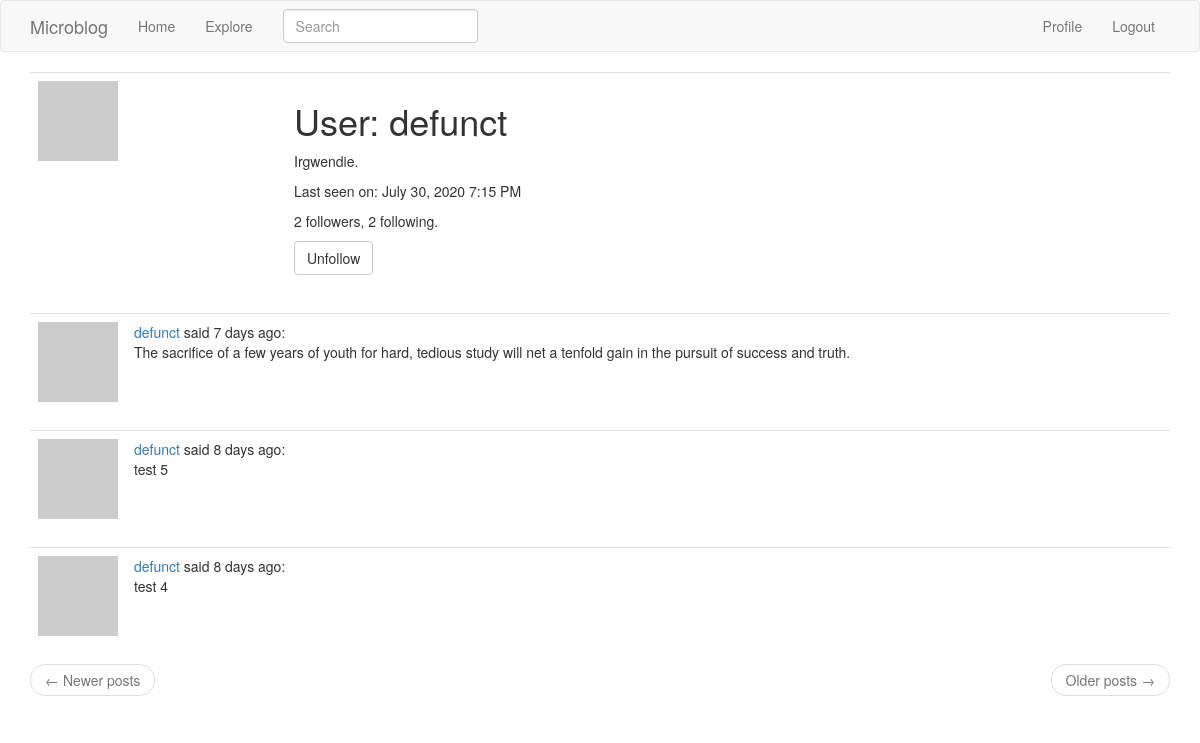
The page /user/defunct (signed in) on the database as committed earlier.
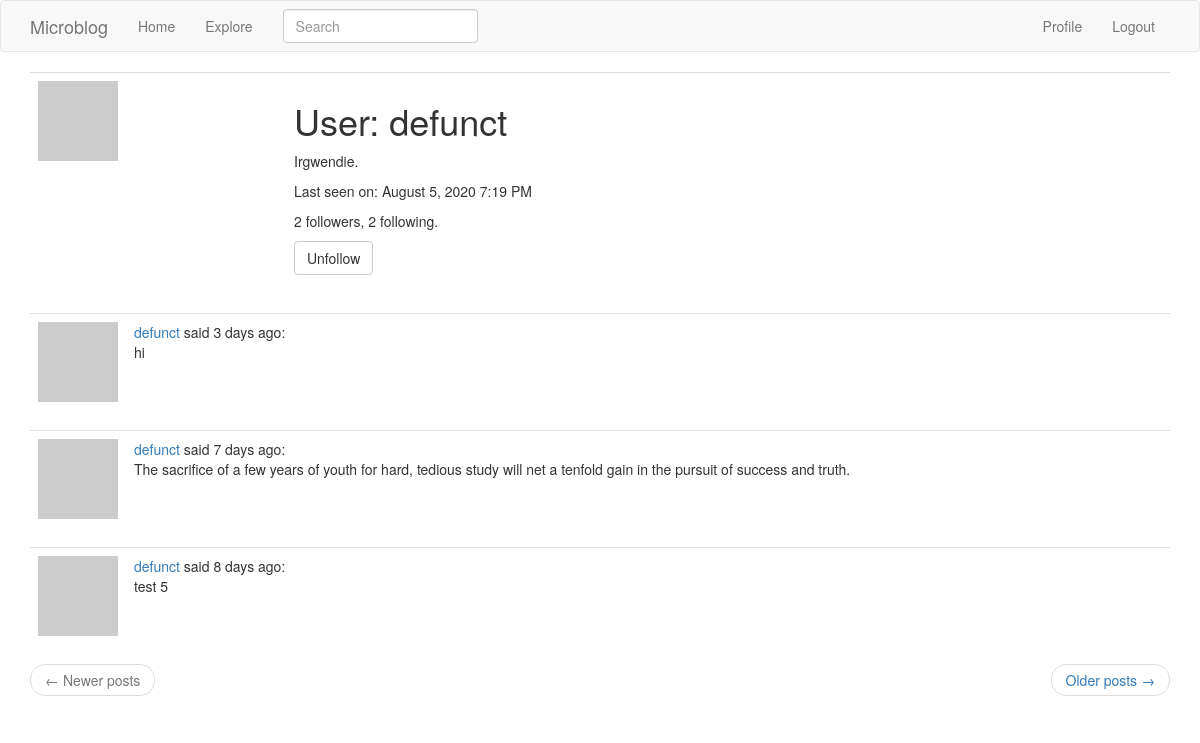
The same page on the database as committed later.
### app/models.py (models this page shows, shortened)
class User(UserMixin, db.Model):  # User class inherits from db.Model, base class for all models from SQLAlchemy. Also inherits UserMixin to implement login
    id = db.Column(db.Integer, primary_key=True)
    username = db.Column(db.String(64), index=True, unique=True)
    email = db.Column(db.String(120), index=True, unique=True)
    password_hash = db.Column(db.String(128), unique=True)
    posts = db.relationship('Post', backref='author', lazy='dynamic')  # sets relationship between users and posts, allows for queries like user.posts
    about_me = db.Column(db.String(140))
    last_seen = db.Column(db.DateTime, default=datetime.utcnow)
    followed = db.relationship(  # sets up querying what following relationships
        'User', secondary=followers,  # secondary is association table
        primaryjoin=(followers.c.follower_id == id),  # primaryjoin links follower user and association table
        secondaryjoin=(followers.c.followed_id == id),  # secondaryjoin links followed user and association table
        backref = db.backref('followers', lazy='dynamic'), lazy='dynamic')  # backref defines how followed entity will access their followers
    def is_following(self, user):
        return self.followed.filter(followers.c.followed_id == user.id).count() > 0  # use filter() vs filter_by() to set arbitrary filtering conditions
    def avatar(self, size):
        digest = md5(self.email.lower().encode('utf-8')).hexdigest()
        return 'https://www.gravatar.com/avatar/{}?d=identicon&s={}'.format(
            digest, size)

class SearchableMixin(object):
    @classmethod
    def search(cls, expression, page, per_page):  # first argument is a class, for example Post model
        ids, total = query_index(cls.__tablename__, expression, page, per_page)
        if total == 0:
            return cls.query.filter_by(id=0), 0
        when = []  # list of tuples, where tuples are pairs of id index and id value at that index
        for i in range(len(ids)):
            when.append((ids[i], i))
        return cls.query.filter(cls.id.in_(ids)).order_by(db.case(when, value=cls.id)), total
    @classmethod
    def before_commit(cls, session):
        session._changes = {
            'add': list(session.new),
            'update': list(session.dirty),
            'delete': list(session.deleted)
            }
    @classmethod
    def after_commit(cls, session):
        for obj in session._changes['add']:
            if isinstance(obj, SearchableMixin):
                add_to_index(obj.__tablename__, obj)
        for obj in session._changes['update']:
            if isinstance(obj, SearchableMixin):
                add_to_index(obj.__tablename__, obj)
        for obj in session._changes['delete']:
            if isinstance(obj, SearchableMixin):
                remove_from_index(obj.__tablename__, obj)
        session._changes = None

class Post(SearchableMixin, db.Model):
    __searchable__ = ['body']
    id = db.Column(db.Integer, primary_key=True)
    body = db.Column(db.String(140))
    timestamp = db.Column(db.DateTime, index=True, default=datetime.utcnow)
    user_id = db.Column(db.Integer, db.ForeignKey('user.id'))  # for ForeignKey parameter, 'user.id' refers to the id from User table

### app/main/routes.py (the view)
@bp.route('/user/<username>')  # profile page for User
@login_required
def user(username):
    user = User.query.filter_by(username=username).first_or_404()  # returns 404 if no user by that username found
    page = request.args.get(key='page', default=1, type=int)
    posts = user.posts.order_by(Post.timestamp.desc()).paginate(page, current_app.config['POSTS_PER_PAGE'], False)  # False parameter returns empty page instead of 404 error if trying to navigate to a page that doesn't exist
    if posts.has_next:
        next_url = url_for('main.user', username=user.username, page=posts.next_num)  # need username = user.username argument because url_for has to point back to same profile
    else:
        next_url = None
    if posts.has_prev:
        prev_url = url_for('main.user', username=user.username, page=posts.prev_num)
    else:
        prev_url = None
    form = EmptyForm()  # add options to follow or unfollow, specified by username.
    return render_template('user.html', user=user, posts=posts.items, form=form, next_url=next_url, prev_url=prev_url)

### app/main/forms.py
class SearchForm(FlaskForm):
    q = StringField('Search', validators=[DataRequired()])
    def __init__(self, *args, **kwargs):
        if 'formdata' not in kwargs:
            kwargs['formdata'] = request.args
        if 'csrf_enabled' not in kwargs:
            kwargs['csrf_enabled'] = False  # disables CSRF protection default for clickable search links to work
        super(SearchForm, self).__init__(*args, **kwargs)

class EmptyForm(FlaskForm):  # form for triggering follow and unfollow actions as a POST request with a CSRF token
    submit = SubmitField('Submit')  # submit button labeled Submit

### app/main/routes.py (called while the page is built)
@bp.before_request
def before_request():  # tracks when user was last seen, writes to db
    if current_user.is_authenticated:
        current_user.last_seen = datetime.utcnow()
        db.session.commit()
        g.search_form = SearchForm()  # explain

### app/models.py (called while the page is built)
@login.user_loader
def load_user(id):
    return User.query.get(int(id))  # loads user from ID, ties in LoginManager and User from database

### app/templates/user.html (shortened to what this page needs)
{% extends "base.html" %}
{% block app_content %}
    <table class="table table-hover">
        <tr>
            <td width="256px"><img src="{{ user.avatar(256) }}"></td>
            <td>
                <h1>User: {{ user.username }}</h1>
                {% if user.about_me %}<p>{{ user.about_me }}</p>{% endif %}
                {% if user.last_seen %}<p>Last seen on: {{ moment(user.last_seen).format('LLL') }}</p>{% endif %}
                <p>{{ user.followers.count() }} followers, {{ user.followed.count() }} following.</p>
                {% if user == current_user %}
                <p><a href="{{ url_for('main.edit_profile') }}">Edit your profile</a></p>
                {% else %}
                <p>
                    <form action="{{ url_for('main.unfollow', username=user.username) }}" method="post">
                        {{ form.submit(value='Unfollow', class_='btn btn-default') }}
                    </form>
                </p>
                {% endif %}
            </td>
        </tr>
    </table>
    {% for post in posts %}
        {% include '_post.html' %}
    {% endfor %}
    <nav aria-label="...">
        <ul class="pager">
            <li class="previous{% if not prev_url %} disabled{% endif %}">
                <a href="{{ prev_url or '#' }}">
                    <span aria-hidden="true">&larr;</span> Newer posts
                </a>
            </li>
            <li class="next{% if not next_url %} disabled{% endif %}">
                <a href="{{ next_url or '#' }}">
                    Older posts <span aria-hidden="true">&rarr;</span>
                </a>
            </li>
        </ul>
    </nav>
{% endblock %}

### app/templates/_post.html
<table class="table table-hover">
    <tr>
        <td width="70px">
            <a href="{{ url_for('main.user', username=post.author.username) }}">
                <img src="{{ post.author.avatar(70) }}" />
            </a>
        </td>
        <td>
            <a href="{{ url_for('main.user', username=post.author.username) }}">
                {{ post.author.username }}
            </a>
            said {{ moment(post.timestamp).fromNow()  }}:
            <br>
            {{ post.body }}
        </td>
    </tr>
</table>

Rows that differ between the two databases and show on the page:
no longer on this page (row unchanged): Post: author.username "defunct", timestamp "8 days ago", body "test 4"
changed User "defunct": last_seen "July 30, 2020 7:15 PM" → "August 5, 2020 7:19 PM"
added Post: author.username "defunct", timestamp "3 days ago", body "hi"
